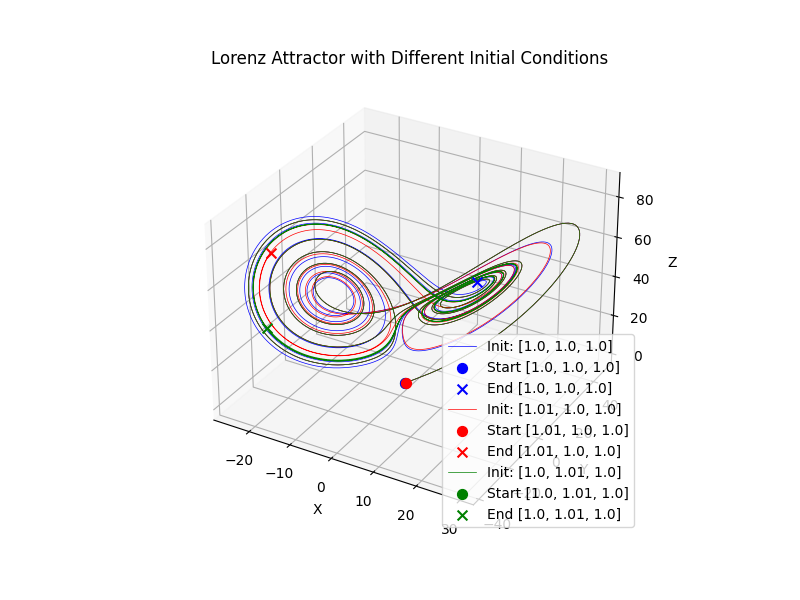

The script that saved this image:
import numpy as np
import matplotlib.pyplot as plt
from scipy.integrate import solve_ivp

# Lorenz system definition
def lorenz(t, state, sigma, rho, beta):
    x, y, z = state
    dx_dt = sigma * (y - x)
    dy_dt = x * (rho - z) - y
    dz_dt = x * y - beta * z
    return [dx_dt, dy_dt, dz_dt]

# Parameters
sigma = 10
rho = 48
beta = 3

# Time range
t_span = (0, 12)
t_eval = np.linspace(0, 12, 5000)

# Initial conditions (three slightly different ones)
initial_conditions = [[1.0, 1.0, 1.0], [1.01, 1.0, 1.0], [1.0, 1.01, 1.0]]
colors = ['blue', 'red', 'green']

# Plot the Lorenz attractors
fig = plt.figure(figsize=(8, 6))
ax = fig.add_subplot(111, projection='3d')

for init, color in zip(initial_conditions, colors):
    solution = solve_ivp(lorenz, t_span, init, args=(sigma, rho, beta), t_eval=t_eval)
    x, y, z = solution.y
    ax.plot(x, y, z, lw=0.5, color=color, label=f'Init: {init}')
    
    # Mark the start and end points
    ax.scatter(x[0], y[0], z[0], color=color, marker='o', s=50, label=f'Start {init}')
    ax.scatter(x[-1], y[-1], z[-1], color=color, marker='x', s=50, label=f'End {init}')

ax.set_xlabel("X")
ax.set_ylabel("Y")
ax.set_zlabel("Z")
ax.set_title("Lorenz Attractor with Different Initial Conditions")
ax.legend()
plt.savefig('part_b.png')

